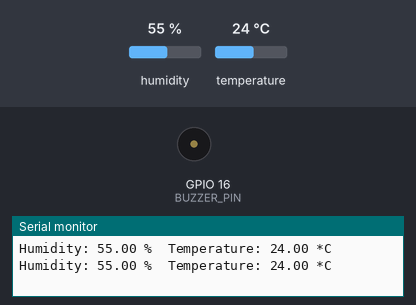
The sketch below on a simulated ESP32. Shown: buzzer (waves = sounding, pin HIGH), the last lines printed to the serial monitor. The inputs (shaded band) are chosen by the test bench; at power-on: humidity 55 %, temperature 24 °C.

Above: at 2.8 s.
2.9 s: humidity set to 69 %
5.6 s: humidity set to 72 %
At 6.9 s:
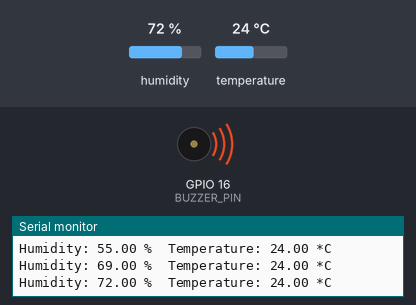
Timing chart, 0 to 13.7 s (numbered marks = the images above; inputs shaded):
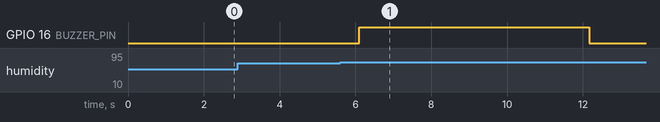

The sketch:

ESP32_DHT11_TEMPERATURE_AND_HUMIDITY.ino
```cpp
#include <Adafruit_Sensor.h>
#include <DHT.h>
#include <DHT_U.h>

#define DHTPIN 4      // Pin connected to the DHT11 data pin
#define DHTTYPE DHT11 // Define the sensor type (DHT11)
#define BUZZER_PIN 16 // Pin connected to the buzzer

DHT dht(DHTPIN, DHTTYPE);

// Set thresholds for high temperature and humidity
const float highTempThreshold = 30.0;      // High temperature threshold (in Celsius)
const float highHumidityThreshold = 70.0;  // High humidity threshold (in %)

// Duration for the buzzer to sound (in milliseconds)
const unsigned long buzzerDuration = 5000; // 5 seconds

// Variable to store the start time of the buzzer
unsigned long buzzerStartTime = 0;
bool buzzerActive = false;
bool buzzerTriggered = false;

void setup() {
  Serial.begin(115200);
  dht.begin();
  pinMode(BUZZER_PIN, OUTPUT); // Set the buzzer pin as output
}

void loop() {
  float humidity = dht.readHumidity();
  float temperature = dht.readTemperature();

  // Check if any reads failed and exit early (to try again).
  if (isnan(humidity) || isnan(temperature)) {
    Serial.println("Failed to read from DHT sensor!");
    return;
  }

  Serial.print("Humidity: ");
  Serial.print(humidity);
  Serial.print(" %\t");
  Serial.print("Temperature: ");
  Serial.print(temperature);
  Serial.println(" *C");

  // Check if temperature or humidity exceeds the thresholds and the buzzer hasn't been triggered yet
  if ((temperature > highTempThreshold || humidity > highHumidityThreshold) && !buzzerTriggered) {
    digitalWrite(BUZZER_PIN, HIGH); // Turn on the buzzer
    buzzerStartTime = millis(); // Record the start time
    buzzerActive = true; // Mark the buzzer as active
    buzzerTriggered = true; // Mark the buzzer as triggered
  }

  // Check if the buzzer duration has elapsed
  if (buzzerActive && millis() - buzzerStartTime >= buzzerDuration) {
    digitalWrite(BUZZER_PIN, LOW); // Turn off the buzzer
    buzzerActive = false; // Reset the buzzer status
  }

  // Reset buzzer trigger when the conditions are back to normal
  if (temperature <= highTempThreshold && humidity <= highHumidityThreshold) {
    buzzerTriggered = false; // Allow the buzzer to be triggered again
  }

  delay(2000); // Wait a few seconds between measurements.
}
```

Measured:
- the behaviour switches between 70 and 71 % on humidity (found by bisection; images 0 and 1)
- after the input at 5.6 s, GPIO 16 (BUZZER_PIN): LOW → HIGH after 0.49 s, → LOW 6.1 s later
